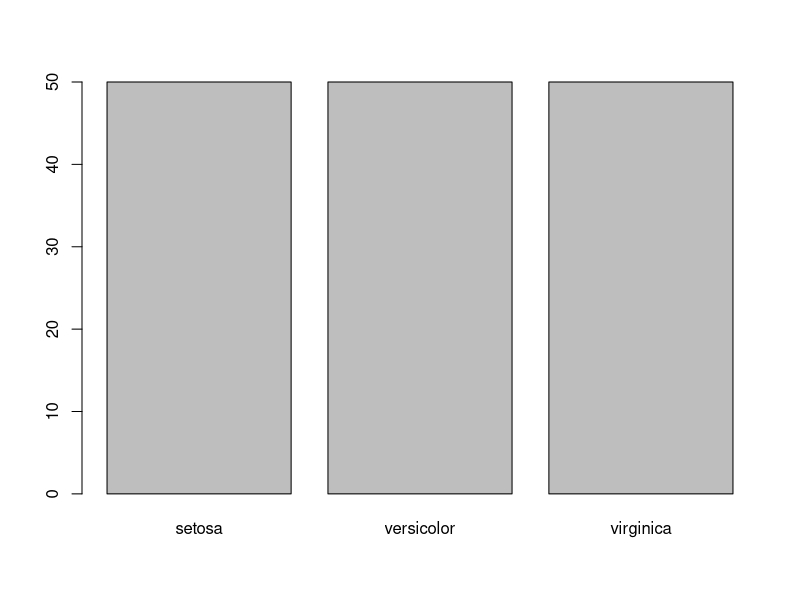
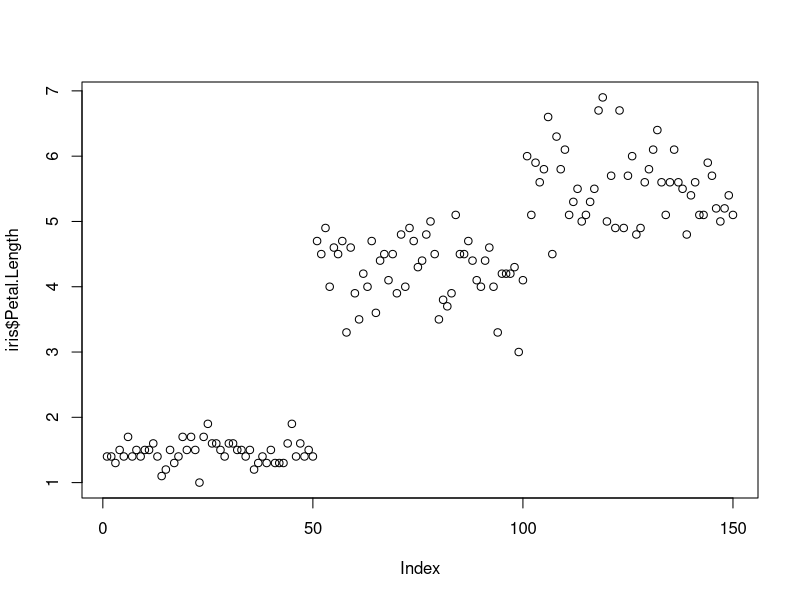
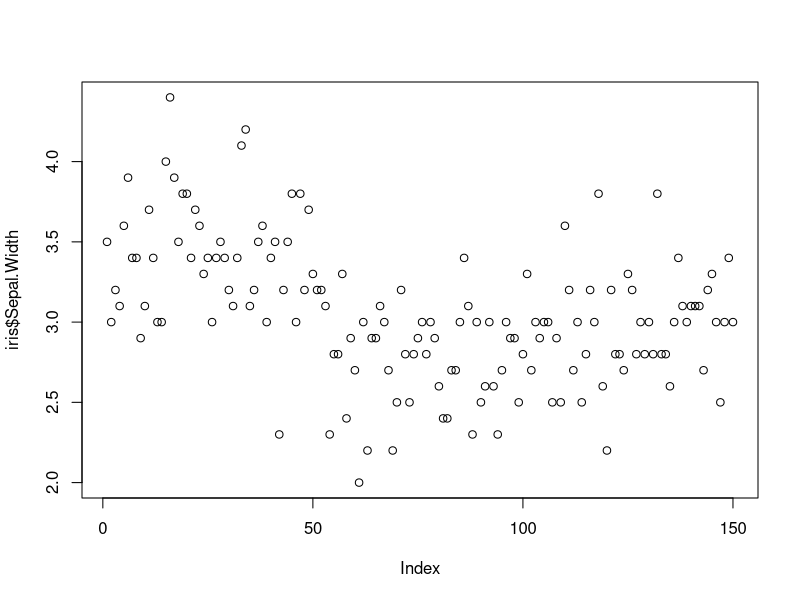
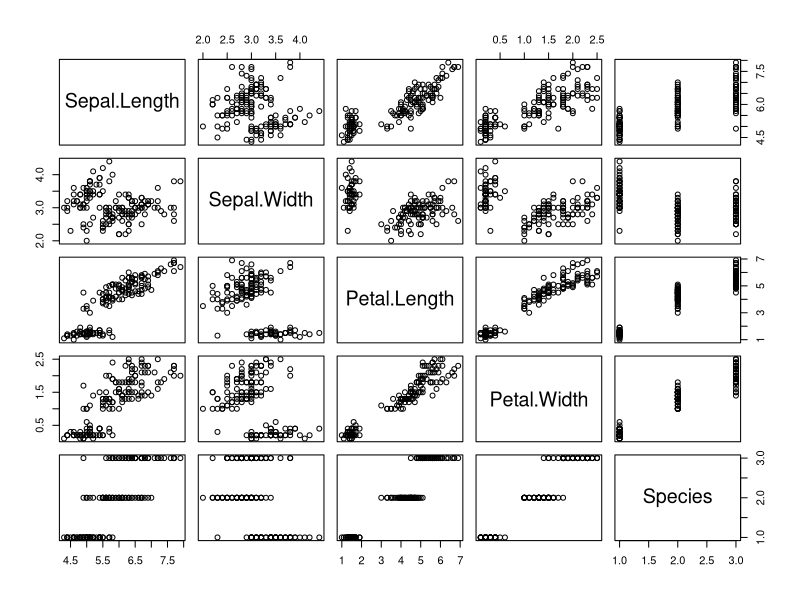
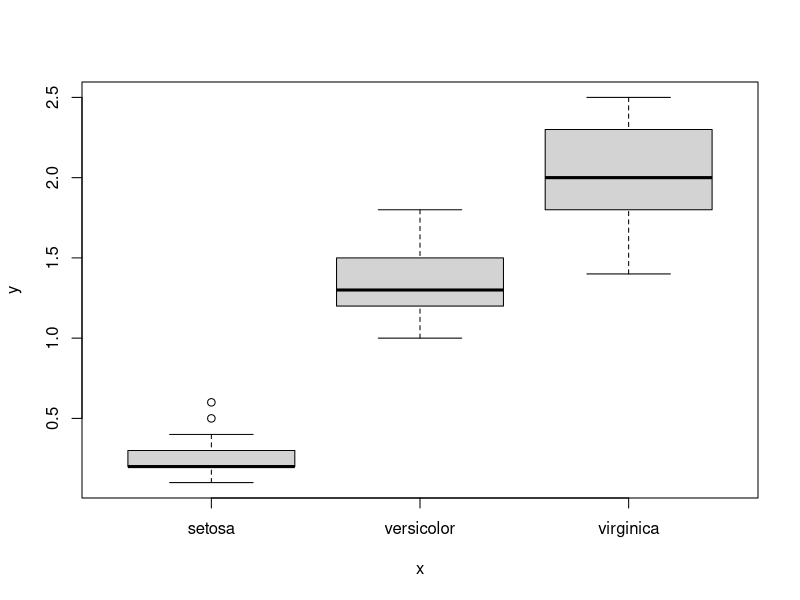
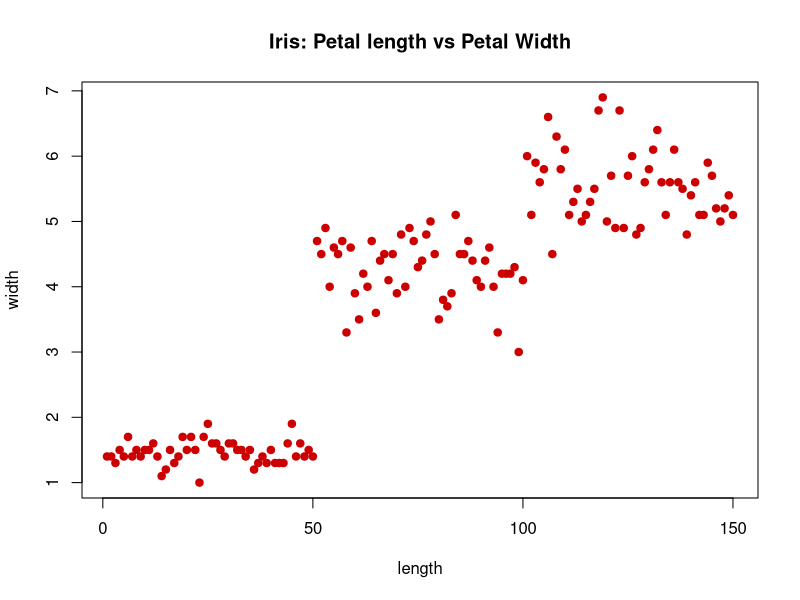
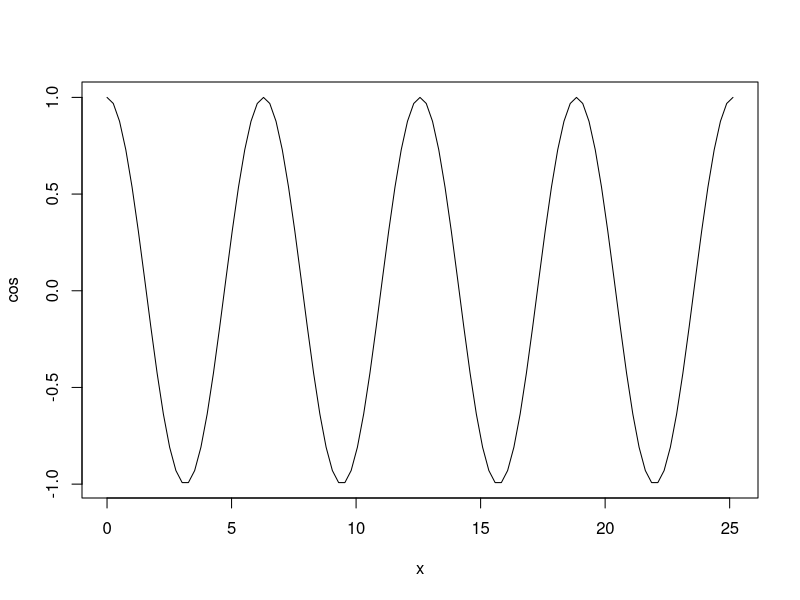
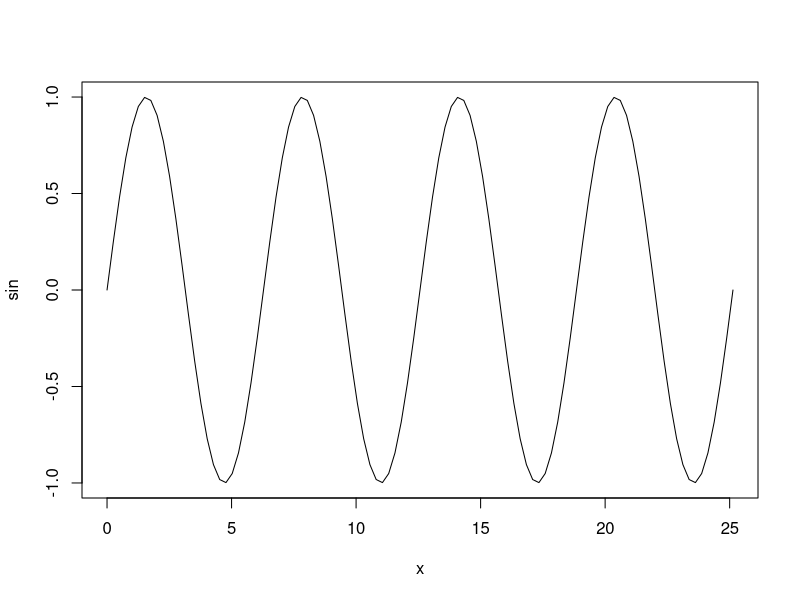

These figures' R source, in order:
head (iris)
#plot function#
plot(iris$Species)
plot(iris$Petal.Length) #plot dot graph
plot(iris$Sepal.Width) #plot dot graph
plot(iris)# entire data frame

plot(iris$Species,iris$Petal.Width) # cat x quant

plot(iris$Petal.Length,iris$Spetal.width
     ,col="#cc0000" # hex code for datalab.cc red
     ,pch=19 # point character use solid circles for points
     ,main="Iris: Petal length vs Petal Width"
     ,xlab= "length"
     ,ylab= "width")

###########PLOT FORMULAS WITH PLOT()############
plot(cos,0,8*pi)
plot(sin,0,8*pi)
plot(dnorm,-4,4)
plot(dnorm,-3,3
     ,col="#cc0000" #hex code for datalab.cc red
     ,lwd=8 #line width
     ,main="Standard Normal Distribution"
     ,xlab="z-scores"
     ,ylab="Density")
